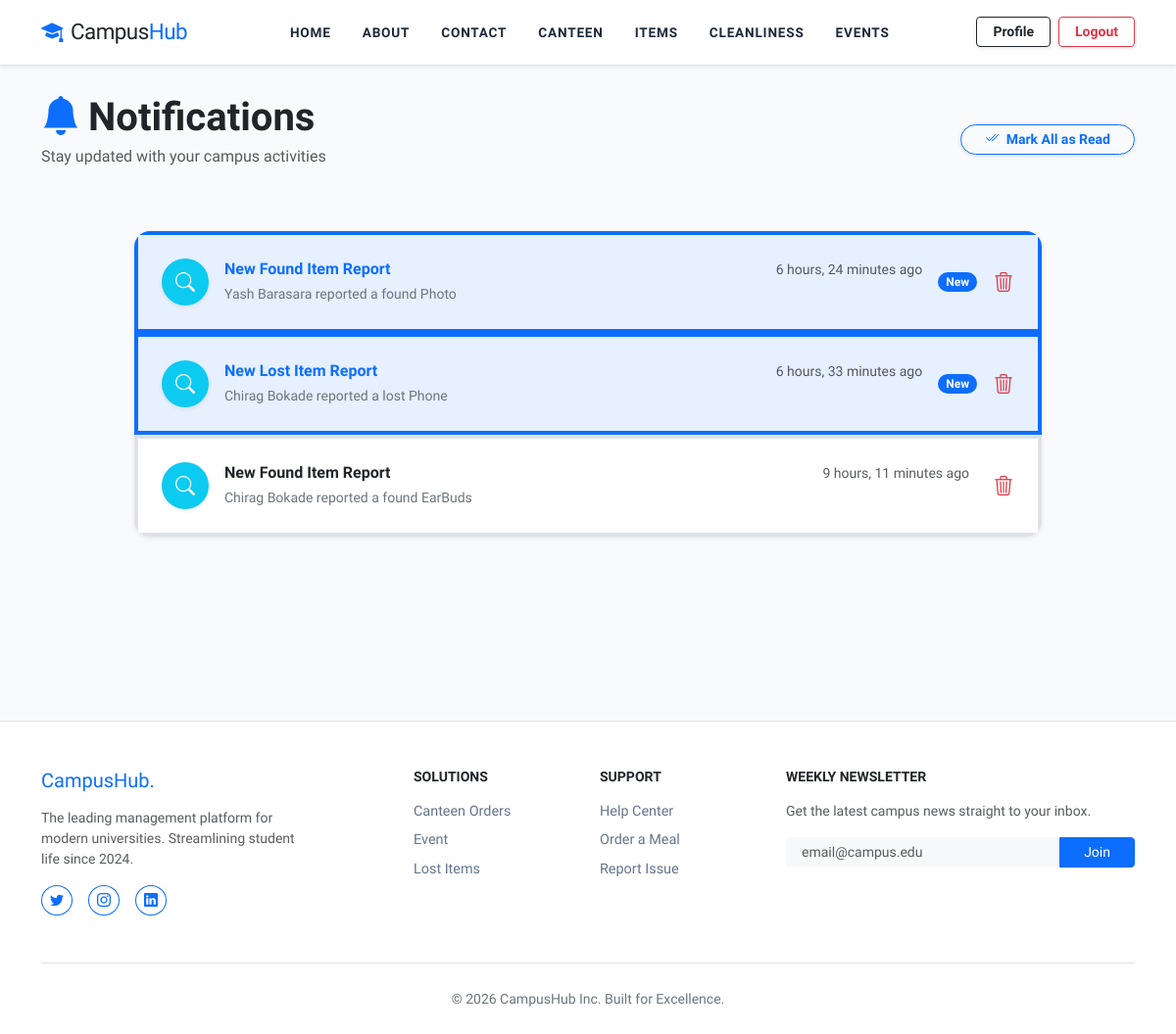
Page /notifications/ (signed in) on the earlier database version.
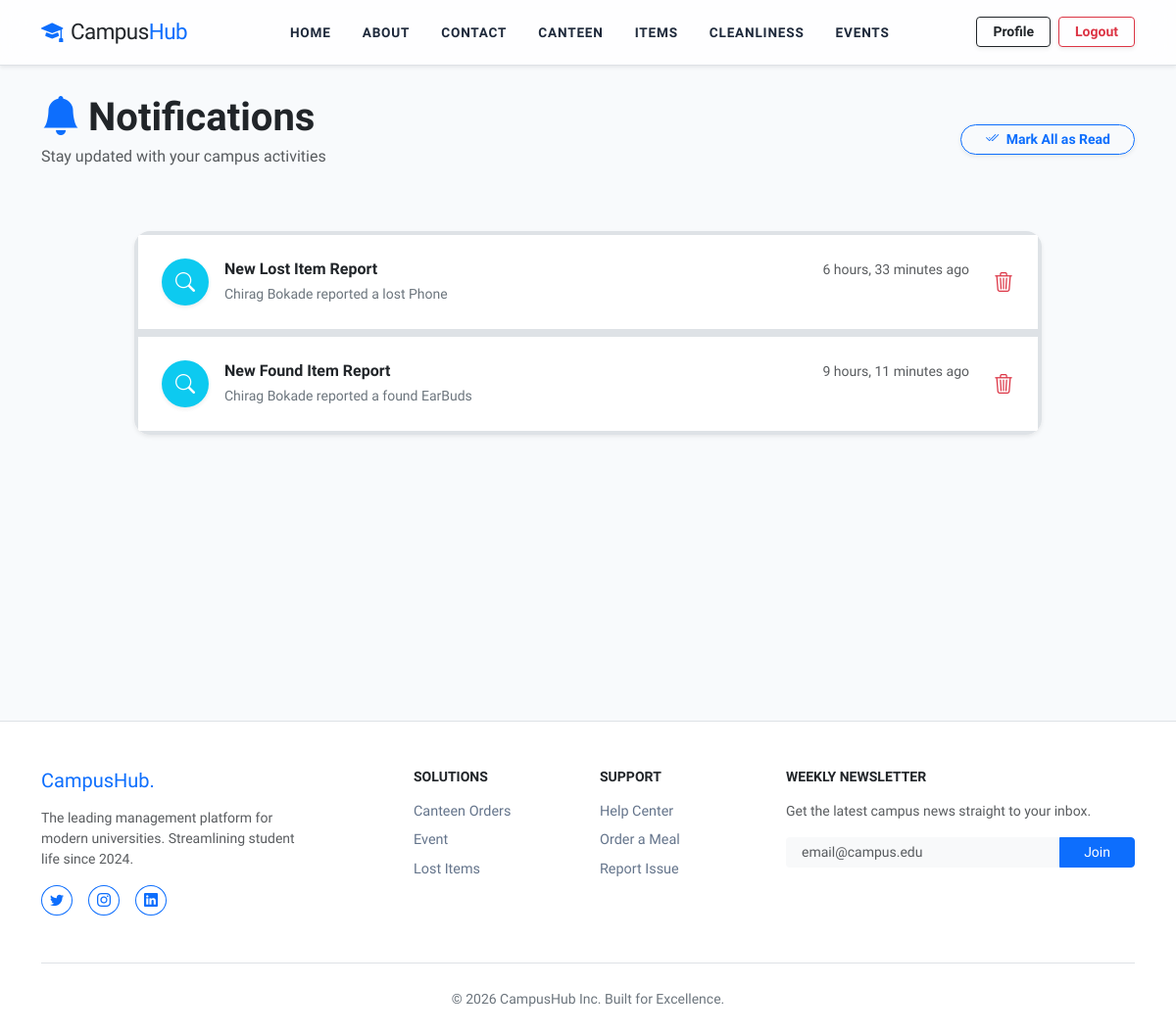
Same page on the later database version.
### notifications/models.py (models this page shows, shortened)
class Notification(models.Model):
    NOTIFICATION_TYPES = [
        ('order', 'Order Update'),
        ('event', 'Event Notification'),
        ('cleanliness', 'Cleanliness Report'),
        ('lost_found', 'Lost & Found'),
        ('general', 'General Announcement'),
    ]
    user = models.ForeignKey(User, on_delete=models.CASCADE)
    title = models.CharField(max_length=200)
    message = models.TextField()
    notification_type = models.CharField(max_length=20, choices=NOTIFICATION_TYPES)
    is_read = models.BooleanField(default=False)
    created_at = models.DateTimeField(auto_now_add=True)
    related_order = models.ForeignKey('canteen.FoodOrder', on_delete=models.SET_NULL, null=True, blank=True)
    related_event = models.ForeignKey('events.Event', on_delete=models.SET_NULL, null=True, blank=True)
    related_report = models.ForeignKey('cleanliness.CleanlinessReport', on_delete=models.SET_NULL, null=True, blank=True)
    related_item = models.ForeignKey('lostandfound.LostAndFound', on_delete=models.SET_NULL, null=True, blank=True)
    class Meta:
        app_label = 'notifications'
        ordering = ['-created_at']
        verbose_name = 'Notification'
        verbose_name_plural = 'Notifications'

### notifications/views.py (the view)
# urls.py: path('notifications/', include('notifications.urls')),
@login_required
def notifications(request):
    user_notifications = Notification.objects.filter(user=request.user)
    if request.GET.get('mark_read'):
        user_notifications.update(is_read=True)
    context = {
        'notifications': user_notifications,
    }
    return render(request, 'notifications/list.html', context)

### templates/notifications/list.html (shortened to what the changed rows need)
{% extends 'core/base.html' %}
{% load static %}
{% block content %}
<div class="container py-5">
    <div class="row mb-5 align-items-center g-3">
        <div class="col-md-8">
            <h1 class="fw-bolder mb-1">
                <i class="bi bi-bell-fill text-primary me-2"></i>Notifications
            </h1>
        </div>
    </div>
    <div class="row">
        <div class="col-lg-10 mx-auto">
            {% if notifications %}
            <div class="card border-0 shadow-sm rounded-4 overflow-hidden">
                <div class="list-group list-group-flush">
                    {% for notification in notifications %}
                    <div
                        class="list-group-item p-4 border-start border-4
                                {% if not notification.is_read %}bg-primary bg-opacity-10 border-primary{% else %}bg-white border-transparent{% endif %}">
                        <div class="row align-items-center g-3">
                            <div class="col-auto">
                                <div class="rounded-circle d-flex align-items-center justify-content-center shadow-sm text-white
                                            {% if notification.notification_type == 'order' %}bg-danger
                                            {% elif notification.notification_type == 'event' %}bg-primary
                                            {% elif notification.notification_type == 'cleanliness' %}bg-warning
                                            {% elif notification.notification_type == 'lost_found' %}bg-info
                                            {% else %}bg-success{% endif %}" style="width: 48px; height: 48px;">
                                    <i class="bi
                                                {% if notification.notification_type == 'order' %}bi-bag-check
                                                {% elif notification.notification_type == 'event' %}bi-calendar-event
                                                {% elif notification.notification_type == 'cleanliness' %}bi-star-fill
                                                {% elif notification.notification_type == 'lost_found' %}bi-search
                                                {% else %}bi-info-circle{% endif %}
                                                fs-5"></i>
                                </div>
                            </div>
                            <div class="col">
                                <div class="d-flex justify-content-between align-items-start mb-1">
                                    <h6 class="mb-0 fw-bold {% if not notification.is_read %}text-primary{% endif %}">
                                        {{ notification.title }}
                                    </h6>
                                    <small class="text-muted small">
                                        {{ notification.created_at|timesince }} ago
                                    </small>
                                </div>
                                <p class="mb-0 text-secondary small">
                                    {{ notification.message }}
                                </p>
                            </div>
                            <div class="col-auto d-flex align-items-center gap-2">
                                {% if not notification.is_read %}
                                <span class="badge rounded-pill bg-primary px-2">New</span>
                                {% endif %}
                                <a href="{% url 'notifications:delete' notification.pk %}"
                                    class="btn btn-link text-danger p-0 ms-2"
                                    onclick="return confirm('Delete this notification?')" title="Delete">
                                    <i class="bi bi-trash3 fs-5"></i>
                                </a>
                            </div>
                        </div>
                    </div>
                    {% endfor %}
                </div>
            </div>
            {% endif %}
        </div>
    </div>
</div>
{% endblock %}

Differences in the rows shown:
removed Notification: title "New Found Item Report", created_at "6 hours, 24 minutes", message "Yash Barasara reported a found Photo", is_read "New"
changed Notification "New Lost Item Report": no longer shows "New"
